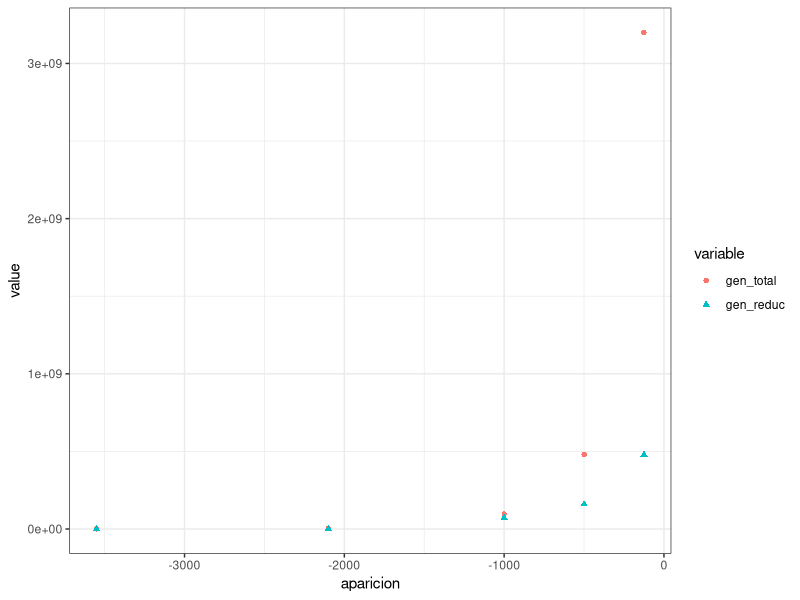
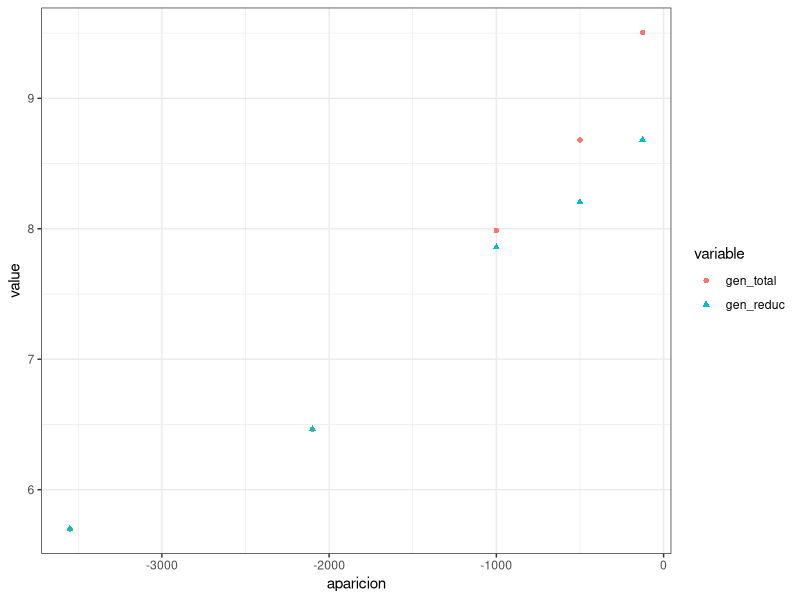

Generate these figures, in order, with R:
## ---- chunk 1
bwt <- read.csv("./data/birthweight_reduced.csv")
head(bwt)
## ---- chunk 2

## ---- chunk 3

## ---- chunk 4

## ---- chunk 5

## ---- chunk 6

## ---- chunk 7

## ---- chunk 8

## ---- chunk 9

## ---- chunk 10
df<-data.frame(especie=c("mamíferos","peces","gusanos","eucariotas","procariotas"),
           gen_total=c(3.2e9,4.8e8,9.7e7,2.9e6,5e5),
          gen_reduc=c(4.8e8,1.6e8,7.2e7,2.9e6,5e5),
          aparicion=c(-125,-500,-1000,-2100,-3550))
## ---- chunk 11
library(ggplot2)
library(reshape2)

dfm<-melt(df,id=c("especie","aparicion"))
ggplot(data=dfm,aes(x=aparicion,y=value))+geom_point(aes(shape=variable,color=variable))+theme_bw()
## ---- chunk 12
dflog<-df
dflog[,2:3]<- log10(dflog[,2:3])
#dflog[,4]<- -log10(-dflog[,4])
dflog

dfm<-melt(dflog,id=c("especie","aparicion"))


ggplot(data=dfm,aes(x=aparicion,y=value))+geom_point(aes(shape=variable,color=variable))+theme_bw()
## ---- chunk 13

